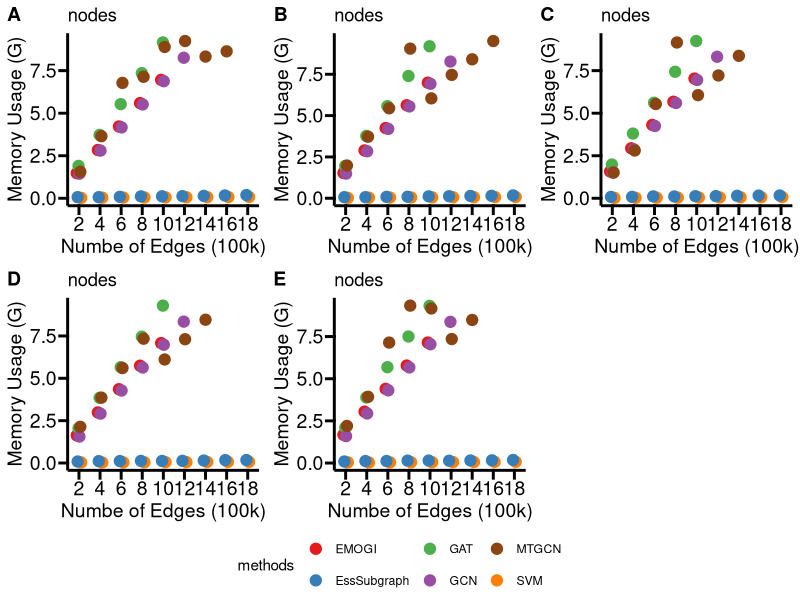

This figure's R source:
library(ggplot2)
library(dplyr)
library(gridExtra)
library(ggpubr)



simulation_network_gpu_result <- read.csv("simulation_network_gpu_result.txt", sep="")

df = simulation_network_gpu_result

df = subset(df, edges <= 1800000)
nodes_groups <- unique(df$nodes)

# 创建空列表存储图形
plot_list <- list()

method_colors <- c(
  "EssSubgraph" = "#377EB8",  # Blue
  "EMOGI" = "#E41A1C",  # Orange
  "MTGCN" = "saddlebrown",  # Green
  "GAT" = "#4DAF4A",  # Red
  "SVM" = "#FF7F00",  # Purple
  "GCN" = "#984EA3"   # Brown
  # Add more colors if you have additional methods
)

for (i in 1:length(nodes_groups)) {
  group <- nodes_groups[i]
  p <- ggplot(df[df$nodes == group, ], aes(as.numeric(edges)/100000, memory_usage, color = methods))+
    geom_point(position = position_dodge(width = .5), size=3.5) + 
    theme_classic() +
    #theme(text = element_text(size=14, color = "black")) +
    xlab("Numbe of Edges (100k)") +
    ylab("Memory Usage (G)") +
    ggtitle("nodes") +
    theme(axis.text.y = element_text(colour = 'black', size = 14),
          axis.title.y = element_text(size = 14),axis.ticks.length = unit(0.2, "cm")) + 
    theme(axis.text.x = element_text(colour = 'black', size = 14),
          axis.title.x = element_text(size = 14)) +
    theme(axis.line=element_line(linetype=1,color="black",size=1))+
    theme(axis.ticks=element_line(color="black",size=1,lineend = 12)) +
    scale_colour_manual(values = method_colors) +
    scale_x_continuous(breaks = unique(as.numeric(df$edges)/100000))
  plot_list[[i]] <- p
}

# 显示 5 张图（按2列排列）
ggarrange(plotlist = plot_list, 
          ncol = 3, nrow = 2,  # 2 列排 5 张图
          common.legend = TRUE, # 启用共享图例
          legend = "bottom", labels = c("A", "B","C","D","E"))  # 图例放在底部
